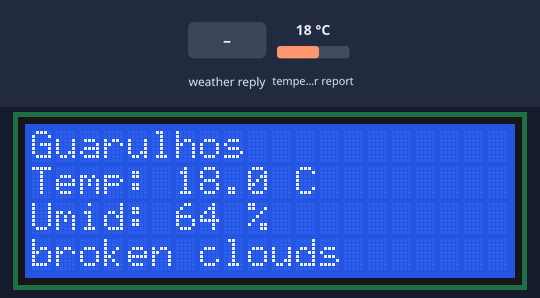
Bench run of a program on a simulated ESP32 board running MicroPython. Shown: 20×4 character LCD. Inputs (shaded band) come from the test bench; at power-on: temperature in the web weather report 18 °C. WiFi joins after 1.5 s; no MQTT or app messages arrive unless stated; requests to the public web service named in the program get a made-up reply in its usual format after 0.4 s (London, UTC, broken clouds, 64 % humidity, 1013 hPa unless stated); library files of the repository ran but are not shown: i2c_lcd.py; what the program prints to the serial console is not drawn.

Above: at 2.8 s.
2.9 s: the web weather report turns to Clear
At 13.1 s:
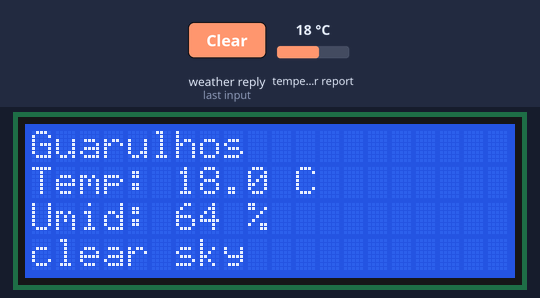
14.0 s: the web weather report turns to Rain
At 24.1 s:
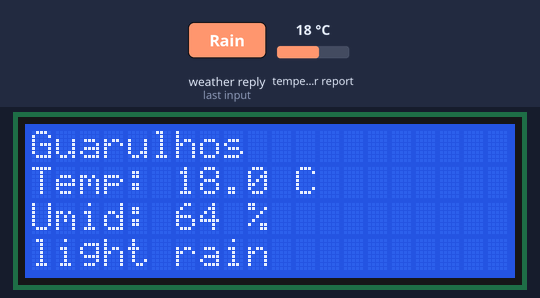
24.4 s: the web weather report turns to Snow
At 34.4 s:
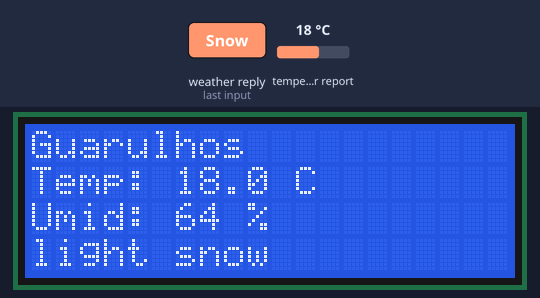
34.8 s: the web weather report turns to Thunderstorm
At 44.5 s:
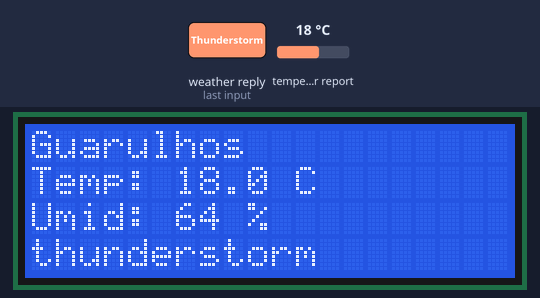
45.3 s: the web weather report turns to Mist
At 55.4 s:
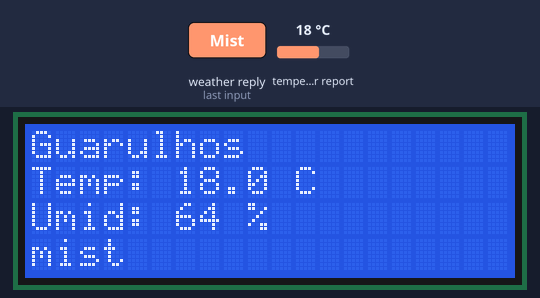
55.7 s: temperature in the web weather report set to -14 °C
At 65.6 s:
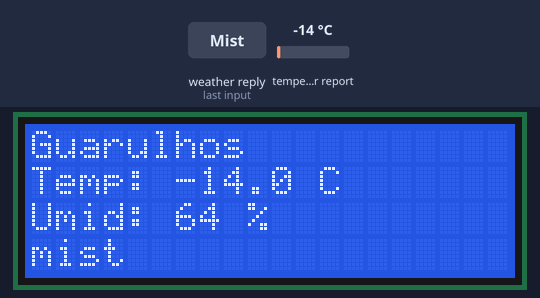
Timing chart, 0 to 67.1 s (numbered marks = the images above; inputs shaded):
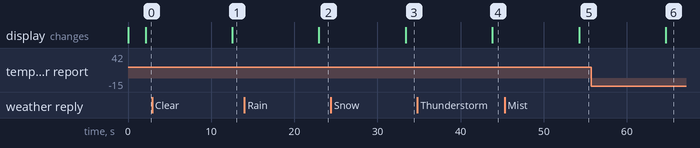

Measured:
- after the input at 2.9 s, the display: changes after 9.6 s (image 1)
- after the input at 14.0 s, the display: changes after 9.0 s (image 2)
- after the input at 24.4 s, the display: changes after 9.0 s (image 3)
- after the input at 34.8 s, the display: changes after 9.0 s (image 4)
- after the input at 45.3 s, the display: changes after 8.9 s (image 5)
- after the input at 55.7 s, the display: changes after 9.0 s (image 6)

The program:

main.py
```python
import network
import time
import json
import urequests

from machine import Pin, I2C
from i2c_lcd import I2cLcd
from umqtt.simple import MQTTClient


# ==================================================
# CONFIGURAÇÕES DO WI-FI
# ==================================================

SSID = "Wokwi-GUEST"
PASSWORD = ""


# ==================================================
# CONFIGURAÇÕES DA OPENWEATHER
# ==================================================

API_KEY = "30486634a2c99e726ad6966288ec6ea8"

CIDADE = "Guarulhos"


# ==================================================
# CONFIGURAÇÕES MQTT
# ==================================================

MQTT_BROKER = "broker.hivemq.com"
MQTT_PORT = 1883

MQTT_CLIENT_ID = "esp32_fiap_01"

MQTT_TOPIC = "fiap/iot/grupo01/temperatura"


# ==================================================
# CONFIGURAÇÃO DO LCD
# ==================================================

SDA_PIN = 21
SCL_PIN = 22

LCD_ADDR = 0x27

i2c = I2C(
    0,
    scl=Pin(SCL_PIN),
    sda=Pin(SDA_PIN),
    freq=400000
)

lcd = I2cLcd(
    i2c,
    LCD_ADDR,
    4,
    20
)


# ==================================================
# FUNÇÃO PARA CONECTAR AO WI-FI
# ==================================================

def conectar_wifi():

    wifi = network.WLAN(network.STA_IF)

    wifi.active(True)

    if not wifi.isconnected():

        print("Conectando ao Wi-Fi...")

        wifi.connect(SSID, PASSWORD)

        while not wifi.isconnected():
            time.sleep(0.5)

    print("Wi-Fi conectado!")

    print("IP:", wifi.ifconfig()[0])

    return wifi


# ==================================================
# FUNÇÃO PARA CONSULTAR A OPENWEATHER
# ==================================================

def consultar_clima():

    url = (
        "https://api.openweathermap.org/data/2.5/weather"
        "?q=" + CIDADE +
        "&appid=" + API_KEY +
        "&units=metric"
        "&lang=pt_br"
    )

    print()
    print("Consultando OpenWeather...")

    print("URL:")
    print(url)

    try:

        response = urequests.get(url)

        print("Status:", response.status_code)

        if response.status_code == 200:

            dados = response.json()

            cidade = dados["name"]

            temperatura = dados["main"]["temp"]

            umidade = dados["main"]["humidity"]

            condicao = dados["weather"][0]["description"]

            response.close()

            return cidade, temperatura, umidade, condicao

        else:

            print("Erro na API:")
            print(response.text)

            response.close()

            return None

    except Exception as erro:

        print("Erro ao consultar OpenWeather:")
        print(erro)

        return None


# ==================================================
# FUNÇÃO PARA MOSTRAR OS DADOS NO LCD
# ==================================================

def mostrar_lcd(cidade, temperatura, umidade, condicao):

    lcd.clear()

    # Linha 1
    lcd.move_to(0, 0)
    lcd.putstr(cidade[:20])

    # Linha 2
    lcd.move_to(0, 1)

    texto_temp = "Temp: {:.1f} C".format(temperatura)

    lcd.putstr(texto_temp)

    # Linha 3
    lcd.move_to(0, 2)

    texto_umid = "Umid: {} %".format(umidade)

    lcd.putstr(texto_umid)

    # Linha 4
    lcd.move_to(0, 3)

    lcd.putstr(condicao[:20])


# ==================================================
# FUNÇÃO PARA CONECTAR AO MQTT
# ==================================================

def conectar_mqtt():

    print()
    print("Conectando ao broker MQTT...")

    client = MQTTClient(
        MQTT_CLIENT_ID,
        MQTT_BROKER,
        port=MQTT_PORT
    )

    client.connect()

    print("MQTT conectado!")

    print("Broker:", MQTT_BROKER)

    print("Topico:", MQTT_TOPIC)

    return client


# ==================================================
# PROGRAMA PRINCIPAL
# ==================================================

print("================================")
print(" CHECKPOINT 2 - ESP32")
print(" OpenWeather + LCD + MQTT")
print("================================")


# Conecta ao Wi-Fi
wifi = conectar_wifi()


# Conecta ao MQTT
client = conectar_mqtt()


# ==================================================
# LOOP PRINCIPAL
# ==================================================

while True:

    clima = consultar_clima()

    if clima is not None:

        cidade, temperatura, umidade, condicao = clima

        print()
        print("========== CLIMA ==========")

        print("Cidade:", cidade)

        print("Temperatura:", temperatura, "C")

        print("Umidade:", umidade, "%")

        print("Condicao:", condicao)


        # ------------------------------------------
        # MOSTRA NO LCD
        # ------------------------------------------

        mostrar_lcd(
            cidade,
            temperatura,
            umidade,
            condicao
        )


        # ------------------------------------------
        # CRIA O JSON
        # ------------------------------------------

        dados = {
            "cidade": cidade,
            "temperatura": temperatura,
            "umidade": umidade,
            "condicao": condicao
        }


        mensagem = json.dumps(dados)


        print()
        print("JSON:")
        print(mensagem)

        # ------------------------------------------
        # PUBLICA NO MQTT
        # ------------------------------------------

        try:

            client.publish(
                MQTT_TOPIC,
                mensagem
            )

            print("Publicado no MQTT!")

        except Exception as erro:

            print("Erro MQTT:")
            print(erro)

            # Tenta reconectar
            try:
                client.connect()
                print("MQTT reconectado!")

            except:
                print("Falha ao reconectar MQTT")


    else:

        print("Nao foi possivel obter os dados.")

        lcd.clear()

        lcd.move_to(0, 0)
        lcd.putstr("Erro OpenWeather")

        lcd.move_to(0, 1)
        lcd.putstr("Verifique a API")


    print()
    print("Aguardando 10 segundos...")

    time.sleep(10)
```
